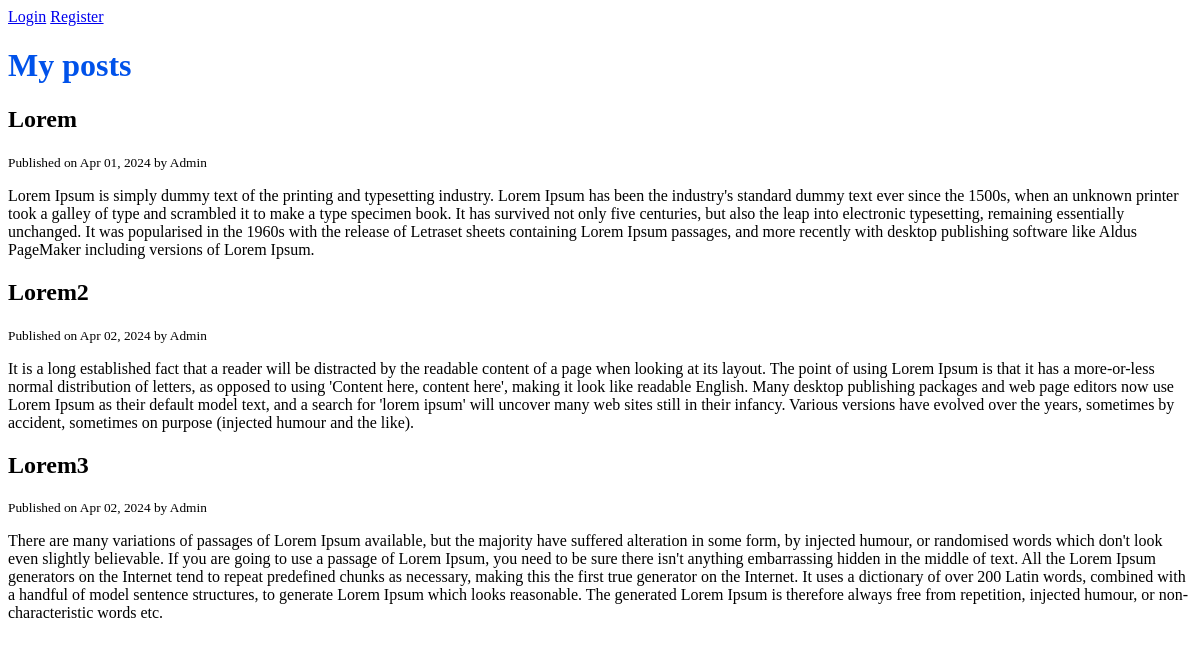
The app's page /, older data.
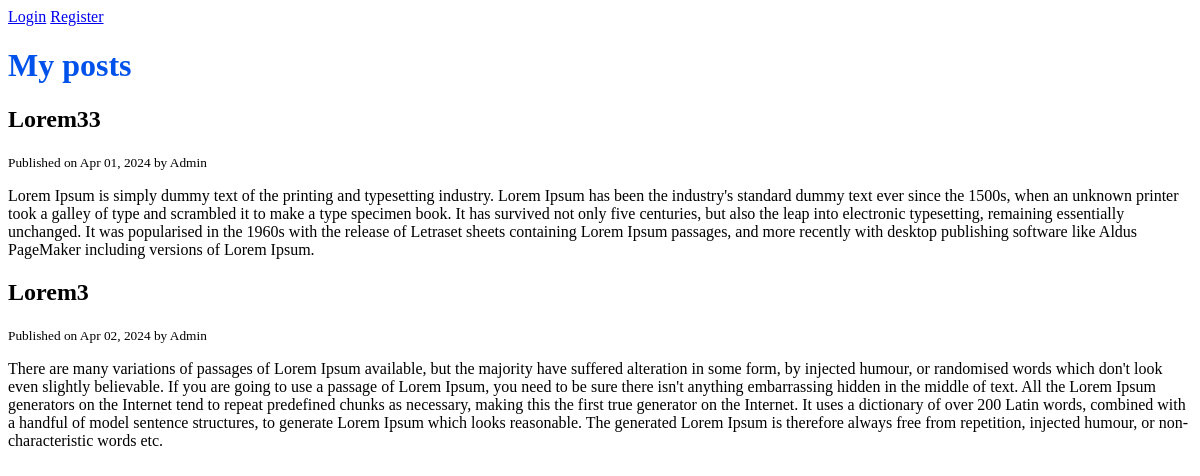
The same page, newer data.
### blog/models.py (models this page shows, shortened)
class Post(models.Model):
    title = models.CharField(max_length=120)
    content = models.TextField()
    published_at = models.DateTimeField(default=timezone.now)
    author = models.ForeignKey(User, on_delete=models.CASCADE)

### blog/views.py (the view)
# urls.py: path('', views.home, name='posts'),
def home(request):
    posts = Post.objects.all()
    context = {
        'posts': posts,
    }
    return render(request, "blog/home.html", context)

### blog/templates/blog/home.html (shortened to what this page needs)
{% extends "base.html"%}
{%block content%}
<h1>My posts</h1>
    {% for post in posts%}
        <h2>{{post.title}}</h2>
        <small>Published on {{post.published_at | date:"M d, Y"}} by {{post.author | title}}</small>
        <p>{{post.content}}</p>
    {%endfor%}
{%endblock%}

Row changes from the older to the newer data that the page shows:
removed Post: title "Lorem2", published_at "Apr 02, 2024", author "Admin", content "It is a long established fact that a reader will be distracted by the readable content of a page when looking at its layout. The point of using Lorem Ipsum is that it has a more-or-less normal distribution of letters, as opposed to using 'Content here, content here', making it look like readable English. Many desktop publishing packages and web page editors now use Lorem Ipsum as their default model text, and a search for 'lorem ipsum' will uncover many web sites still in their infancy. Various versions have evolved over the years, sometimes by accident, sometimes on purpose (injected humour and the like)."
changed Post: title "Lorem" → "Lorem33"
